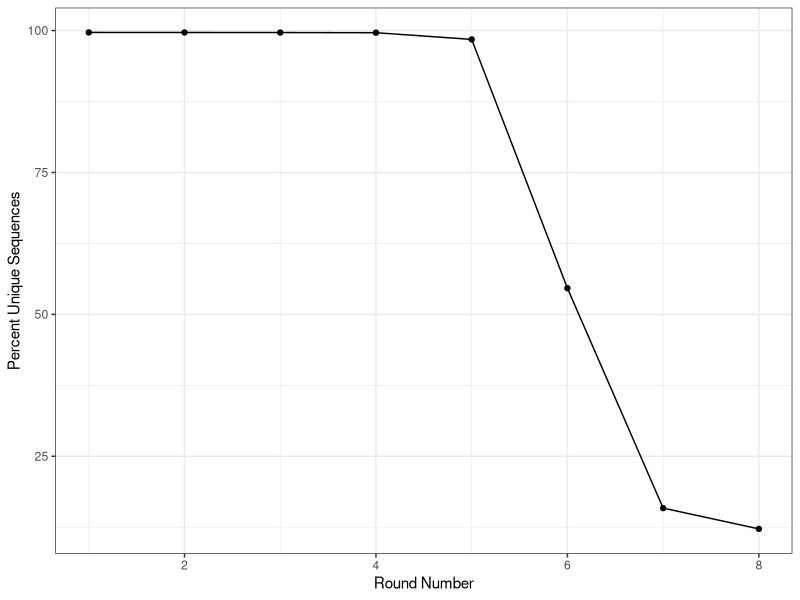

This figure's R source: (Note: this script raises an error after producing the figure.)
#!/usr/bin/env Rscript

# R script to create analysis plots for the RNA evolution project

# turn of scientific notation
options(scipen=10000)

# inport libraries
library(ggplot2)

# set outputs directory
out_dir <- "/Users/bamflappy/PfrenderLab/RNA_evolution/outputs/plots/07a_clustered"

# round numbers
rounds <- c(1, 2, 3, 4, 5, 6, 7, 8)

# % diversity per round
#diversity_doped <- c(99.67, 99.66, 99.65, 99.62, 98.44, 54.61, 15.86, 12.20, 97.30, 92.40, 86.43)
diversity <- c(99.67, 99.66, 99.65, 99.62, 98.44, 54.61, 15.86, 12.20)

# calculate % unique per round
unique_reads <- diversity

# create data frame for plotting
unique_rounds <- data.frame(
  round_nums = rounds,
  #round_nums = as.character(rounds),
  unique_percent = unique_reads
)

# line plot with % of unique sequences per round
unique_rounds_plot <- ggplot(data=unique_rounds, aes(round_nums, unique_percent)) +
  geom_point() +
  geom_line() +
  theme_bw() +
  ylab("Percent Unique Sequences") +
  xlab("Round Number")
# save the plot
exportFile <- paste(out_dir, "/percent_unique.png", sep = "")
png(exportFile, units="in", width=5, height=5, res=300)
print(unique_rounds_plot)
dev.off()

# export plotting data
write.csv(unique_rounds, file = paste(out_dir, "/data/percent_unique.csv", sep = ""), row.names = FALSE, quote = FALSE)
